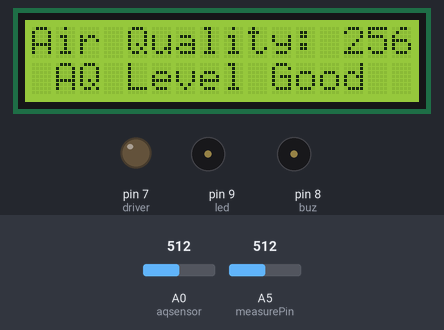
A sketch run on a simulated Arduino Uno, built with avr-gcc and run on an emulated ATmega328P. Parts: 16×2 character LCD, output pins drawn as LEDs (lit = HIGH), buzzer (waves = sounding, pin HIGH). The test bench sets the inputs (shaded band); at power-on: A0 (aqsensor) = 512, A5 (measurePin) = 512. Pins used as bus, display or sensor lines are not drawn; what the sketch prints to the serial monitor is not drawn.

Above: at 1.6 s.
1.7 s: A0 (aqsensor) set to 543
At 6.9 s:
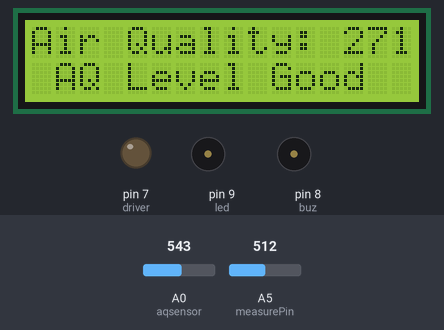
11.6 s: A0 (aqsensor) set to 562
At 15.5 s:
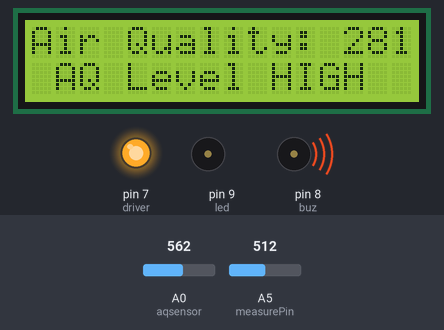
20.8 s: A5 (measurePin) set to 716
At 27.8 s:
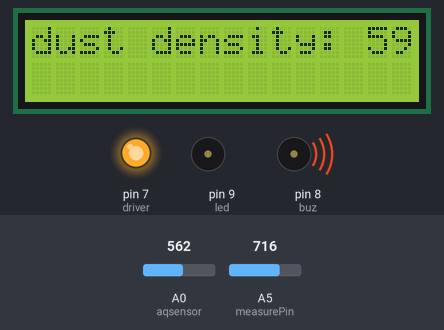
29.7 s: A5 (measurePin) set to 900
At 37.0 s:
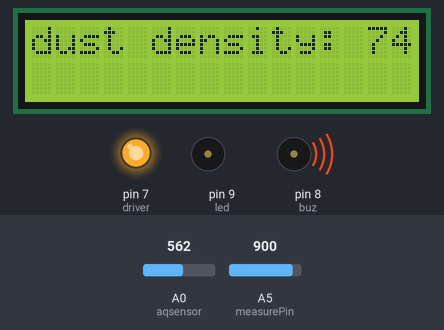
38.7 s: A0 (aqsensor) set to 511
At 45.9 s:
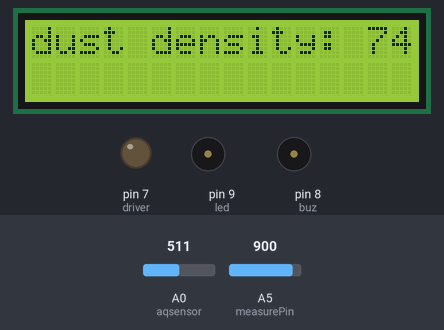
46.7 s: A5 (measurePin) set to 1023
At 55.1 s:
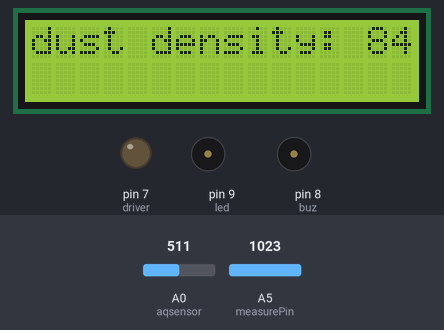
Timing chart, 0 to 56.6 s (numbered marks = the images above; inputs shaded):
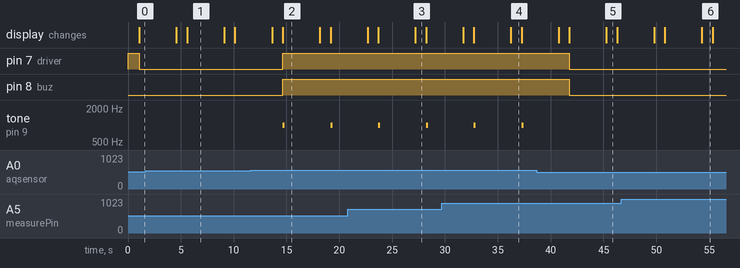

The sketch:

main.ino
```cpp
#include <LiquidCrystal.h>      //Header file for LCD
const int rs=12, en=11, d4=5, d5=4, d6=3, d7=2; //pins of LCD connected to Arduino
LiquidCrystal lcd(rs,en,d4,d5,d6,d7); //lcd function from LiquidCrystal

int buz = 8;  //buzzer connected to pin 8
int led = 9;  //led connected to pin 9
int driver=7;

const int aqsensor = A0;  //output of mq135 connected to A0 pin of Arduino
int threshold = 275;      //Threshold level for Air Quality
int measurePin = A5;
int ledPower = 3;
int samplingTime = 280;
int deltaTime = 40;
int SleepTime = 9680;
float voMeasured = 0;
float calcVoltage = 0;
float dustDensity = 0;
void setup() {
  pinMode(ledPower, OUTPUT);
  pinMode (buz,OUTPUT);     // buzzer is connected as Output from Arduino
  pinMode (led,OUTPUT);     // led is connected as output from Arduino
  pinMode (aqsensor,INPUT); // MQ135 is connected as INPUT to arduino
  pinMode(driver,OUTPUT);


  Serial.begin (9600);      //begin serial communication with baud rate of 9600

  digitalWrite(driver,HIGH);
  lcd.clear();              // clear lcd
  lcd.begin (16,2);         // consider 16,2 lcd
}

void loop() {
  digitalWrite(ledPower, LOW);
  delayMicroseconds(samplingTime);

  voMeasured = analogRead(measurePin);

  delayMicroseconds(deltaTime);
  digitalWrite(ledPower, HIGH);
  delayMicroseconds(SleepTime);

  calcVoltage = voMeasured * (5.0 / 1024.0);
  dustDensity = 170 * calcVoltage - 0.1;

  // Print the values to the Serial Monitor
  Serial.print("voMeasured: ");
  Serial.println(voMeasured);
  Serial.print("calcVoltage: ");
  Serial.println(calcVoltage);
  Serial.print("dustDensity: ");
  Serial.println(dustDensity);

  // Add a delay to control the rate of Serial Monitor output
  delay(1000); // Add a 1-second delay between readings (you can adjust this as needed)


  int ppm = analogRead(aqsensor); //read MQ135 analog outputs at A0 and store it in ppm

  Serial.print("Air Quality: ");  //print message in serail monitor
  Serial.println(ppm);            //print value of ppm in serial monitor

  lcd.setCursor(0,0);             // set cursor of lcd to 1st row and 1st column
  lcd.print("Air Quality: ");      // print message on lcd
  lcd.print(ppm/2);                 // print value of MQ135
  if ((ppm/2)> threshold)            // check is ppm is greater than threshold or not
    {
      lcd.setCursor(1,1);         //jump here if ppm is greater than threshold
      lcd.print("AQ Level HIGH");
      Serial.println("AQ Level HIGH");
      tone(led,1000,200);         //blink led with turn on time 1000mS, turn off time 200mS
      digitalWrite(buz,HIGH);     //Turn ON Buzzer
      digitalWrite(driver,HIGH);
    }
  else
    {
      digitalWrite(driver,LOW);
      digitalWrite(led,LOW);   //jump here if ppm is not greater than threshold and turn off LED
      digitalWrite(buz,LOW);   //Turn off Buzzer
      lcd.setCursor(1,1);
      lcd.print ("AQ Level Good");
      Serial.println("AQ Level Good");
    }
    delay(500);
    delay(3000);
  lcd.clear();
  lcd.print("dust density: ");
  lcd.print(dustDensity);
}


// // other code
// // MQ135 sensor pin configuration
// const int MQ135Pin = A0;

// // Function to calculate Air Quality Index (AQI)
// int calculateAQI(float rs_ro_ratio) {
//   // Adjust these constants based on sensor calibration
//   const float a = 0.18;
//   const float b = -0.38;

//   // Calculate ppm concentration using the ratio and sensor characteristics
//   float ppm = pow(10, (log10(rs_ro_ratio) - b) / a);

//   // AQI calculation formula (adjust coefficients based on specific pollutant)
//   int aqi = 0;
//   if (ppm >= 0.0 && ppm <= 50.0) {
//     aqi = map(ppm, 0, 50, 0, 50);
//   } else if (ppm > 50.0 && ppm <= 200.0) {
//     aqi = map(ppm, 51, 200, 51, 100);
//   }
//   // Add more conditions for different AQI ranges as needed

//   return aqi;
// }

// void setup() {
//   Serial.begin(9600);
// }

// void loop() {
//   // Read analog value from MQ135 sensor
//   int sensorValue = analogRead(MQ135Pin);

//   // Convert analog value to voltage
//   float voltage = sensorValue * (5.0 / 1023.0);

//   // Calculate the ratio of Rs/Ro
//   float rs_ro_ratio = voltage / (5.0 - voltage);

//   // Calculate AQI
//   int aqi = calculateAQI(rs_ro_ratio);

//   // Display AQI value
//   Serial.print("AQI: ");
//   Serial.println(aqi);

//   // Add a delay between readings
//   delay(1000);
// }
```

Measured:
- the behaviour switches between 551 and 552 on A0 (aqsensor) (found by bisection; images 1 and 2)
- after the input at 1.7 s, the display: first differs from a run without the input after 3.9 s (image 1)
- after the input at 11.6 s, pin 7 (driver), pin 8 (buz): LOW → HIGH after 3.0 s; tone on pin 9 (led): alternates 1000 Hz for 0.20 s and silent for 4.3 s, starting after 3.0 s; the display: first differs from a run without the input after 3.0 s (image 2)
- after the input at 20.8 s, the display: first differs from a run without the input after 6.4 s (image 3)
- after the input at 29.7 s, the display: first differs from a run without the input after 6.5 s (image 4)
- after the input at 38.7 s, pin 7 (driver), pin 8 (buz): HIGH → LOW after 3.1 s; tone on pin 9 (led): stops changing and stays silent; the display: first differs from a run without the input after 3.1 s (image 5 shows a later state)
- after the input at 46.7 s, the display: first differs from a run without the input after 7.6 s (image 6)
